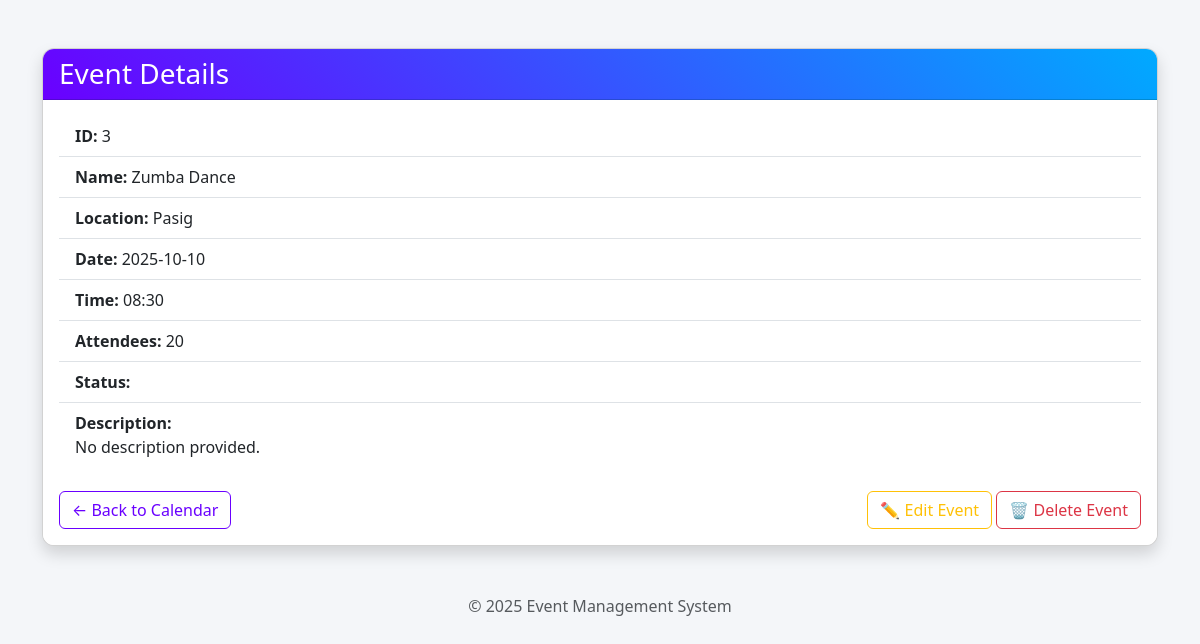
Screenshot of /event-organizer/eventdetails.php?id=3 with the database file from the repository.
### tables this page shows
CREATE TABLE `events` (
  `id` int(11) NOT NULL,
  `name` varchar(255) NOT NULL,
  `location` varchar(255) NOT NULL,
  `date` datetime NOT NULL,
  `attendees` int(11) NOT NULL,
  `status` enum('PENDING','APPROVED','DENIED') DEFAULT 'PENDING',
  `created_at` timestamp NOT NULL DEFAULT current_timestamp()
);

### event-organizer/eventdetails.php (the view, shortened to what this page needs)
<?php
require_once('../api/shared.php');
$id = $_GET['id'] ?? '';
$stmt = $conn->prepare("SELECT * FROM events WHERE id = ?");
$stmt->bind_param("i", $id);
$stmt->execute();
$result = $stmt->get_result();
$event = $result->fetch_assoc();
$dateFormatted = '';
$timeFormatted = '';
if (!empty($event['date'])) {
    $timestamp = strtotime($event['date']);
    $dateFormatted = date('Y-m-d', $timestamp);
    $timeFormatted = date('H:i', $timestamp);
}
?>
<!DOCTYPE html>
<html lang="en">
<head>
  <link href="https://cdn.jsdelivr.net/npm/bootstrap@5.3.3/dist/css/bootstrap.min.css" rel="stylesheet">
</head>
<body>
  <div class="container py-5">
    <div class="card shadow event-card">
      <div class="card-header text-white">
        <h3 class="mb-0">Event Details</h3>
      </div>
      <div class="card-body bg-white">
        <ul class="list-group list-group-flush">
          <li class="list-group-item"><strong>ID:</strong> <?= htmlspecialchars($event['id']) ?></li>
          <li class="list-group-item"><strong>Name:</strong> <?= htmlspecialchars($event['name']) ?></li>
          <li class="list-group-item"><strong>Location:</strong> <?= htmlspecialchars($event['location']) ?></li>
          <li class="list-group-item"><strong>Date:</strong> <?= $dateFormatted ?: 'Not Provided' ?></li>
          <li class="list-group-item"><strong>Time:</strong> <?= $timeFormatted ?: 'Not Provided' ?></li>
          <li class="list-group-item"><strong>Attendees:</strong> <?= htmlspecialchars($event['attendees']) ?></li>
          <li class="list-group-item">
            <strong>Status:</strong>
            <span class="badge text-white badge-<?= $statusColor ?>"><?= htmlspecialchars($event['status']) ?></span>
          </li>
          <li class="list-group-item"><strong>Description:</strong><br><?= nl2br(htmlspecialchars($event['description'] ?? 'No description provided.')) ?></li>
        </ul>
        <div class="mt-4 d-flex justify-content-between">
          <a href="index.php" class="btn btn-outline-primary">← Back to Calendar</a>
          <div>
            <a href="edit.php?id=<?= urlencode($event['id']) ?>" class="btn btn-outline-warning">✏️ Edit Event</a>
            <a href="delete.php?id=<?= urlencode($event['id']) ?>" class="btn btn-outline-danger" onclick="return confirm('Are you sure you want to delete this event?');">🗑 Delete Event</a>
          </div>
        </div>
      </div>
    </div>
    <footer class="text-center mt-5 text-muted">
      &copy; <?= date("Y"); ?> Event Management System
    </footer>
  </div>
</body>
</html>

### event-organizer/eventdetails.php (style rules this page uses)
body { background-color: #f4f6f9; }
.event-card { border-radius: 0.75rem; overflow: hidden; }
.card-header { background: linear-gradient(45deg, #6a00ff, #00aaff); }
.btn-outline-primary { border-color: #6a00ff; color: #6a00ff; }

### rows the page displays
events: id "3", name "Zumba Dance", location "Pasig", date "2025-10-10", date "08:30", attendees "20"

### other values shown
$event['description'] "No description provided."
